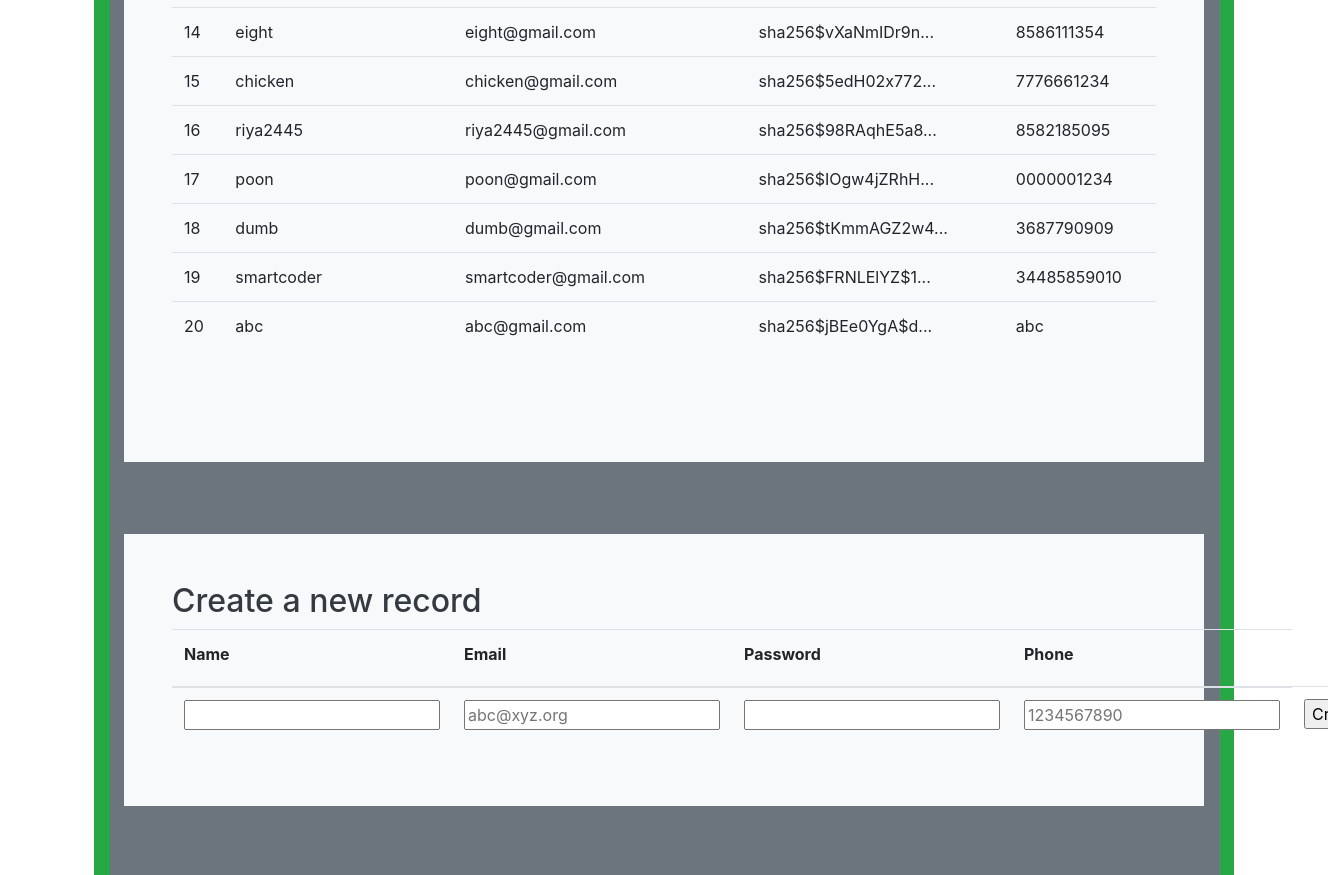
Page /crud/ (signed in, middle part) on the earlier database version.
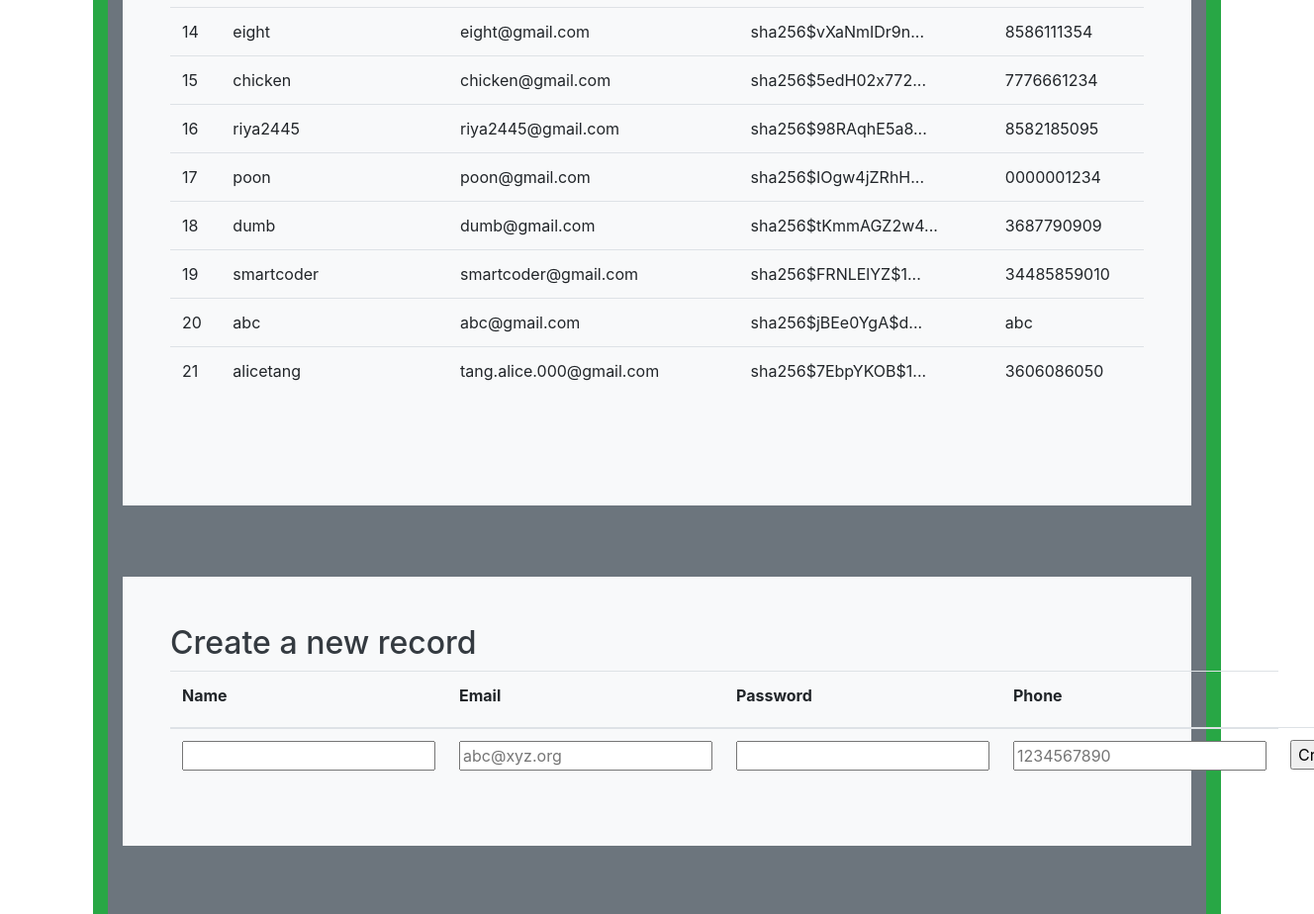
Same page on the later database version.
### cruddy/model.py (models this page shows, shortened)
class Users(UserMixin, db.Model):
    __tablename__ = 'users'
    userID = db.Column(db.Integer, primary_key=True)
    name = db.Column(db.String(255), unique=False, nullable=False)
    email = db.Column(db.String(255), unique=True, nullable=False)
    password = db.Column(db.String(255), unique=False, nullable=False)
    phone = db.Column(db.String(255), unique=False, nullable=False)
    notes = db.relationship("Notes", cascade='all, delete', backref='users', lazy=True)
    def read(self):
        return {
            "userID": self.userID,
            "name": self.name,
            "email": self.email,
            "password": self.password,
            "phone": self.phone,
            "query": "by_alc"  # This is for fun, a little watermark
        }
    def delete(self):
        db.session.delete(self)
        db.session.commit()
        return None

### cruddy/app_crud.py (the view)
@app_crud.route('/')
@login_required  # Flask-Login uses this decorator to restrict acess to logged in users
def crud():
    return render_template("crud.html", table=users_all())

### cruddy/query.py (called while the page is built)
def users_all():
    return users_all_alc()

def users_all_alc():
    table = Users.query.all()
    json_ready = [peep.read() for peep in table]
    return json_ready

@login_manager.user_loader
def user_loader(user_id):
    if user_id is not None:
        return Users.query.get(user_id)
    return None

### templates/crud.html (shortened to what this page needs)
<!DOCTYPE html>
{% extends "layouts/base.html" %}
{% block body %}
    <div class="container py-4 text-light bg-success">
        <div class="container bg-secondary py-4">
            <div class="p-5 mb-4 bg-light text-dark rounded-3">
                <div class="row align-items-md-stretch">
                    <div class="container-fluid py-5">
                        <table class="table">
                            <tbody>
                            {% for row in table %}
                                {% set pn = "" ~ row['phone'] %}
                                {% set pnf = "(" ~ pn[0:3] ~ ")" ~ pn[3:6] ~ "-" ~ pn[6:10] %}
                                <tr>
                                    <td>{{ row['userID'] }}</td>
                                    <td>{{ row['name'] }}</td>
                                    <td>{{ row['email'] }}</td>
                                    <td>{{ row['password'] | truncate(20) }}</td>
                                    <td>{{ row['phone'] }}</td>
                                </tr>
                            {% endfor %}
                            </tbody>
                        </table>
                    </div>
                </div>
            </div>
        </div>
        <div class="container bg-secondary py-4">
            <div class="p-5 mb-4 bg-light text-dark rounded-3">
                <h2>Create a new record</h2>
                <form method="POST" ID="create" action={{url_for('crud.create')}} >
                    <table class="table">
                        <thead>
                        <tr>
                            <th><label for="name">Name</label></th>
                            <th><label for="email">Email</label></th>
                            <th><label for="password">Password</label></th>
                            <th><label for="phone">Phone</label></th>
                        </tr>
                        </thead>
                        <tbody>
                        <tr>
                            <td><input type="text" name="name" id="name" required></td>
                            <td><input type="email" name="email" id="email" placeholder="abc@xyz.org" required></td>
                            <td><input type="password" name="password" id="password" required></td>
                            <td><input type="tel" name="phone" id="phone" pattern="[0-9]{10}" placeholder="1234567890" required></td>
                            <td><input type="submit" value="Create"></td>
                        </tr>
                        </tbody>
                    </table>
                </form>
            </div>
        </div>
        <div class="container bg-secondary py-4">
        </div>
    </div>
{% endblock %}

### templates/layouts/base.html (shortened to what this page needs)
<!DOCTYPE HTML>
<html lang="en">
{%  set basename = "Books" %}
<head>
    <link rel="stylesheet" href="https://stackpath.bootstrapcdn.com/bootstrap/4.3.1/css/bootstrap.min.css">
    <link rel="stylesheet" href="https://cdnjs.cloudflare.com/ajax/libs/font-awesome/4.7.0/css/font-awesome.min.css">
</head>
<body>
{% include "layouts/navbar.html" %}
{% block body %}{% endblock %}
</body>

### templates/layouts/navbar.html (shortened to what this page needs)
<html>
<head>
    <link rel="stylesheet" href="https://stackpath.bootstrapcdn.com/bootstrap/4.3.1/css/bootstrap.min.css">
</head>

### templates/layouts/base.html (style rules this page uses)
html, body { margin: 0; height: 100%; background-repeat:no-repeat; background-attachment:fixed; background-position:100% 100%; min-height:100%; min-width:100%; background-size:cover; margin: 0; height: 100%; animation: fadein 2s; -moz-animation: fadein 2s; -webkit-animation: fadein 2s; -o-animation: fadein 2s; background-color: white; font-family: "Trebuchet MS"; }

Differences in the rows shown:
added Users: userID "21", name "alicetang", email "tang.alice.000@gmail.com", password "sha256$7EbpYKOB$1...", phone "3606086050"
